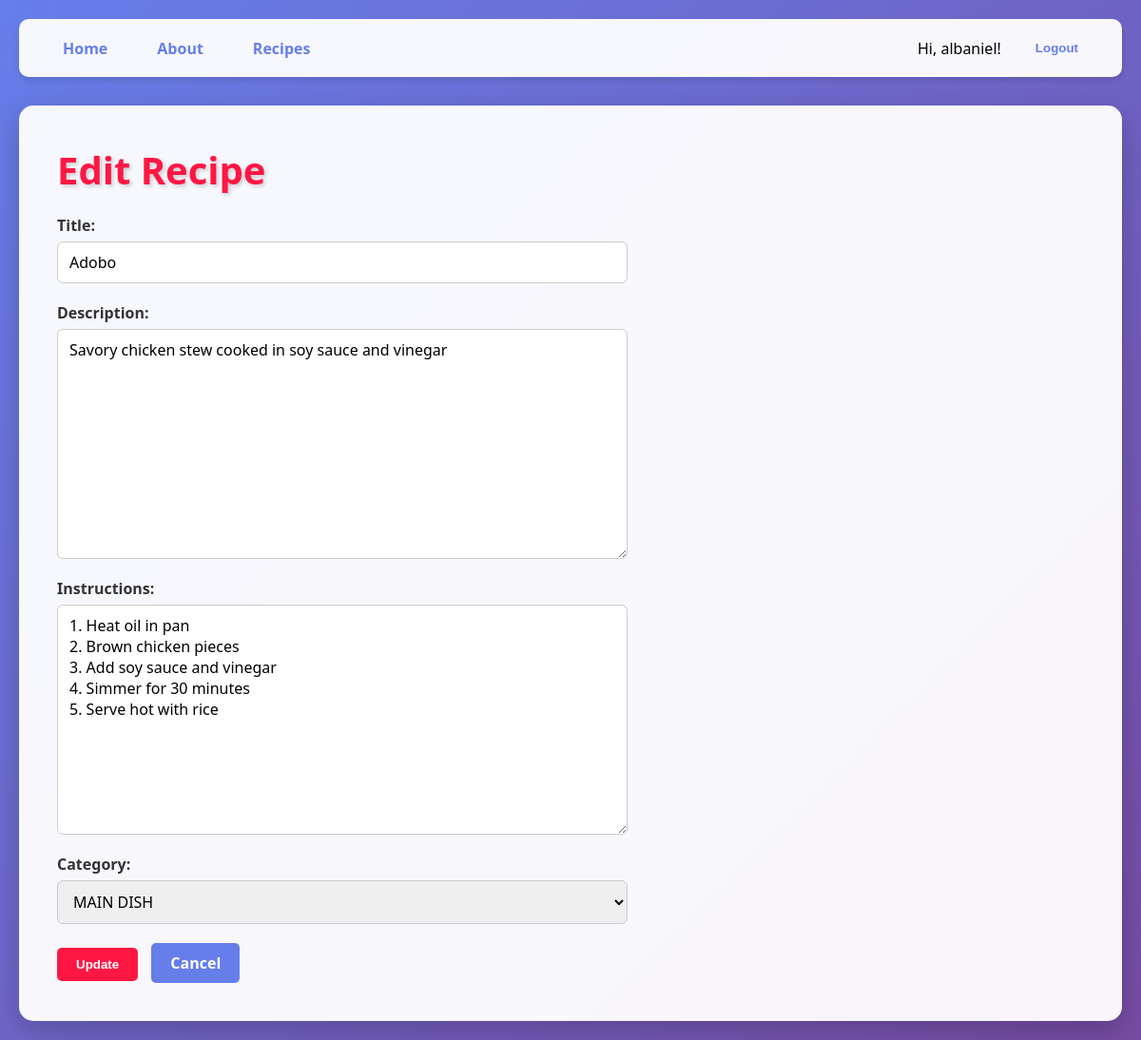
Page /recipes/1/edit/ (signed in) on the committed database.
### app/models.py (models this page shows, shortened)
class Recipe(models.Model):
    user = models.ForeignKey(User, on_delete=models.CASCADE, related_name='recipes')
    category = models.ForeignKey(Category, on_delete=models.CASCADE)
    title = models.CharField(max_length=200)
    description = models.TextField(blank=False)
    instructions = models.TextField(blank=False)
    created_at = models.DateTimeField(auto_now_add=True)
    class Meta:
        ordering = ['-created_at']

### app/views.py (the view)
# urls.py: path('recipes/<int:pk>/edit/', RecipeUpdateView.as_view(), name='recipe_update'),
class RecipeUpdateView(LoginRequiredMixin, UpdateView):
    model = Recipe
    template_name = "app/recipe_update.html"
    fields = ['title', 'description', 'instructions', 'category']
    success_url = reverse_lazy('recipe_list')

### app/models.py (called while the page is built)
    def __str__(self):
        return self.name

### app/templates/app/recipe_update.html (shortened to what this page needs)
{% extends 'app/base.html' %}
{% load static %}
{% block content %}
<h1>Edit Recipe</h1>
<form method="post" class="recipe-form">
    <div class="form-group">
        {{ form.title.label_tag }}
        {{ form.title }}
    </div>
    <div class="form-group">
        {{ form.description.label_tag }}
        {{ form.description }}
    </div>
    <div class="form-group">
        {{ form.instructions.label_tag }}
        {{ form.instructions }}
    </div>
    <div class="form-group">
        {{ form.category.label_tag }}
        {{ form.category }}
    </div>
    <div class="recipe-actions">
        <button type="submit" class="btn">Update</button>
        <a href="{% url 'recipe_detail' recipe.pk %}" class="btn btn-secondary">Cancel</a>
    </div>
</form>
{% endblock content %}

### app/templates/app/navbar.html (shortened to what this page needs)
<header>
    <nav>
        <ul class="nav-left">
            <li><a href="{% url 'home' %}">Home</a></li>
            <li><a href="{% url 'about' %}">About</a></li>
            <li><a href="{% url 'recipe_list' %}">Recipes</a></li>
        </ul>
        <ul class="nav-right">
            {% if user.is_authenticated %}
                <li>Hi, {{ user.username }}!</li>
                <li>
                    <form method="post" action="{% url 'logout' %}" style="display:inline;">
                        <button type="submit" style="background:none; border:none; color:#667eea; font-weight:600; cursor:pointer;">
                            Logout
                        </button>
                    </form>
                </li>
            {% else %}
                <li><a href="{% url 'login' %}">Login</a></li>
                <li><a href="{% url 'register' %}">Register</a></li>
            {% endif %}
        </ul>
    </nav>
</header>

### static/css/base.css (style rules this page uses)
* { margin: 0; padding: 0; box-sizing: border-box; }
body { font-family: 'Segoe UI', Tahoma, Arial, Verdana, sans-serif; background: linear-gradient(135deg, #667eea 0%, #764ba2 100%); min-height: 100vh; padding: 20px; }
h1 { color: #ff1744; font-size: 2.5rem; margin-bottom: 20px; text-shadow: 2px 2px 4px rgba(0, 0, 0, 0.2); }
header { margin-bottom: 30px; }
nav { background-color: rgba(255, 255, 255, 0.95); padding: 15px 30px; border-radius: 10px; box-shadow: 0 4px 6px rgba(0, 0, 0, 0.1); display: flex; justify-content: space-between; align-items: center; }
nav ul { list-style: none; display: flex; gap: 20px; padding: 0; margin: 0; }
.nav-left { display: flex; }
.nav-right { display: flex; align-items: center; }
nav a { color: #667eea; text-decoration: none; font-weight: 600; padding: 8px 16px; border-radius: 5px; transition: all 0.3s ease; }
.nav-right form button { background: none; border: none; color: #667eea; font-weight: 600; cursor: pointer; padding: 8px 16px; border-radius: 5px; transition: all 0.3s ease; }
.btn { display: inline-block; padding: 10px 20px; background-color: #ff1744; color: white; text-decoration: none; border-radius: 5px; font-weight: 600; transition: all 0.3s ease; border: none; cursor: pointer; margin-right: 10px; }
.btn-secondary { background-color: #667eea; }
.recipe-form { max-width: 600px; }
.form-group { margin-bottom: 20px; display: flex; flex-direction: column; }
.form-group label { font-weight: 600; margin-bottom: 6px; color: #333; }
.form-group input, .form-group textarea, .form-group select { width: 100%; padding: 10px 12px; border-radius: 6px; border: 1px solid #ccc; font-size: 1rem; font-family: inherit; }
.form-group textarea { min-height: 120px; resize: vertical; vertical-align: top; }

### rows in the picture
Recipe: title "Adobo", description "Savory chicken stew cooked in soy sauce and vinegar", instructions "1. Heat oil in pan 2. Brown chicken pieces 3. Add soy sauce and vinegar 4. Simmer for 30 minutes 5. Serve hot with rice", category "MAIN DISH"

### other values in the picture
{{ user.username }} "albaniel"
